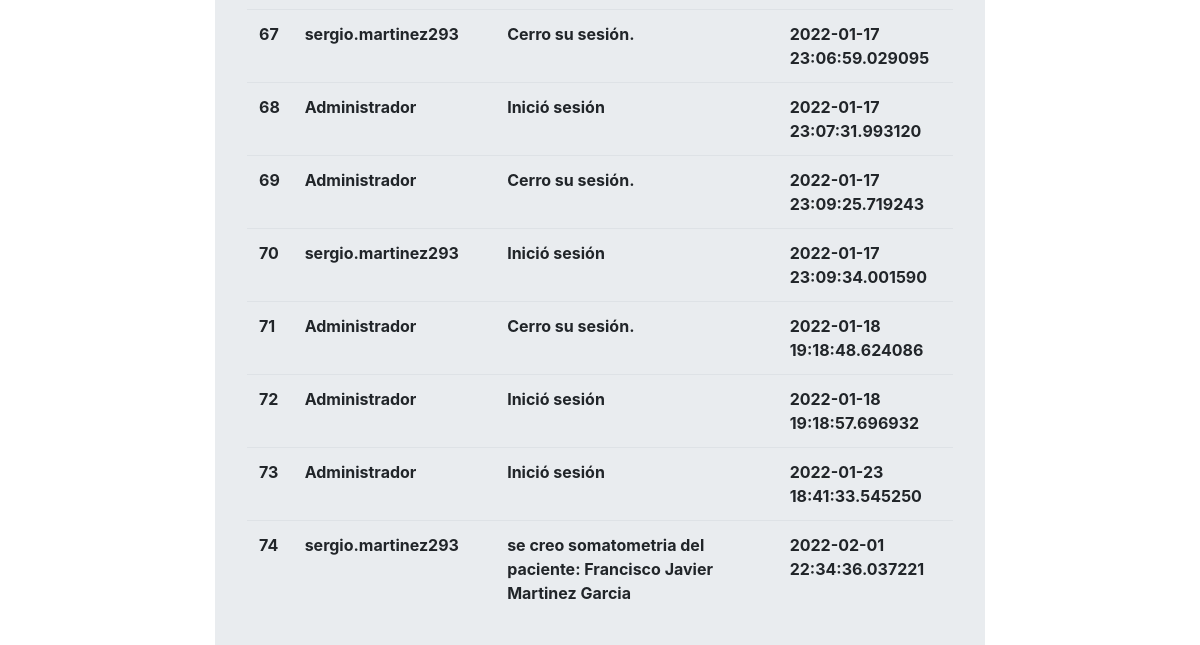
The app's page /log (signed in, lower part), older data.
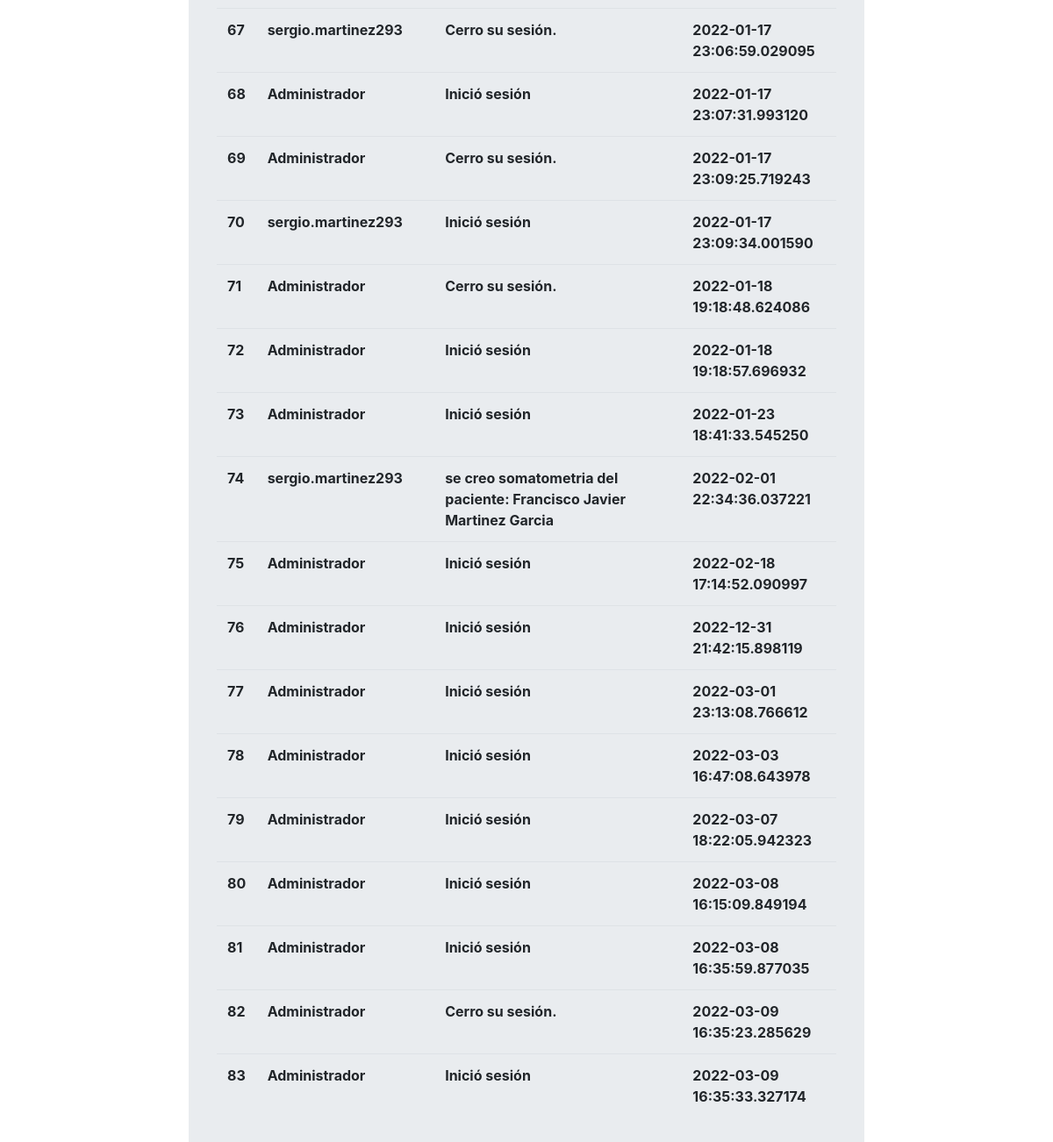
The same page, newer data.
### main.py (models this page shows)
class Log(db.Model,UserMixin):
    id = db.Column(db.Integer, primary_key=True)
    user = db.Column(db.String(30),unique=False,nullable=False)
    user_action = db.Column(db.String(200),unique=False,nullable=False)
    log_date = db.Column(db.DateTime, default=datetime.datetime.utcnow)

### main.py (the view)
@app.route('/log',methods=['GET','POST'])
@login_required
def log():
    if current_user.username == "Administrador":
        logs = Log.query.limit(100).all()
        return render_template('log.html',logs=logs)

### main.py (called while the page is built)
@login_manager.user_loader
def load_user(user_id):
    return User.query.get(int(user_id))

### templates/log.html (shortened to what this page needs)
{% extends "base.html" %}
{% block content %}
<div class="col-2"> </div>
<div class="col-8">
    <div class="jumbotron">
<table class="table">
    <tbody>
        {%for log in logs%}
            <tr>
                <th> {{log.id}}</th>
                <th> {{log.user}}</th>
                <th> {{log.user_action}}</th>
                <th> {{log.log_date}}</th>
            </tr>
        {%endfor%}
    </tbody>
            <br>
            <br>
        </div>
    </div>
{%endblock%}

Row changes from the older to the newer data that the page shows:
added Log: id "75", user "Administrador", user_action "Inició sesión", log_date "2022-02-18 17:14:52.090997"
added Log: id "76", user "Administrador", user_action "Inició sesión", log_date "2022-12-31 21:42:15.898119"
added Log: id "77", user "Administrador", user_action "Inició sesión", log_date "2022-03-01 23:13:08.766612"
added Log: id "78", user "Administrador", user_action "Inició sesión", log_date "2022-03-03 16:47:08.643978"
added Log: id "79", user "Administrador", user_action "Inició sesión", log_date "2022-03-07 18:22:05.942323"
added Log: id "80", user "Administrador", user_action "Inició sesión", log_date "2022-03-08 16:15:09.849194"
added Log: id "81", user "Administrador", user_action "Inició sesión", log_date "2022-03-08 16:35:59.877035"
added Log: id "82", user "Administrador", user_action "Cerro su sesión.", log_date "2022-03-09 16:35:23.285629"
added Log: id "83", user "Administrador", user_action "Inició sesión", log_date "2022-03-09 16:35:33.327174"
